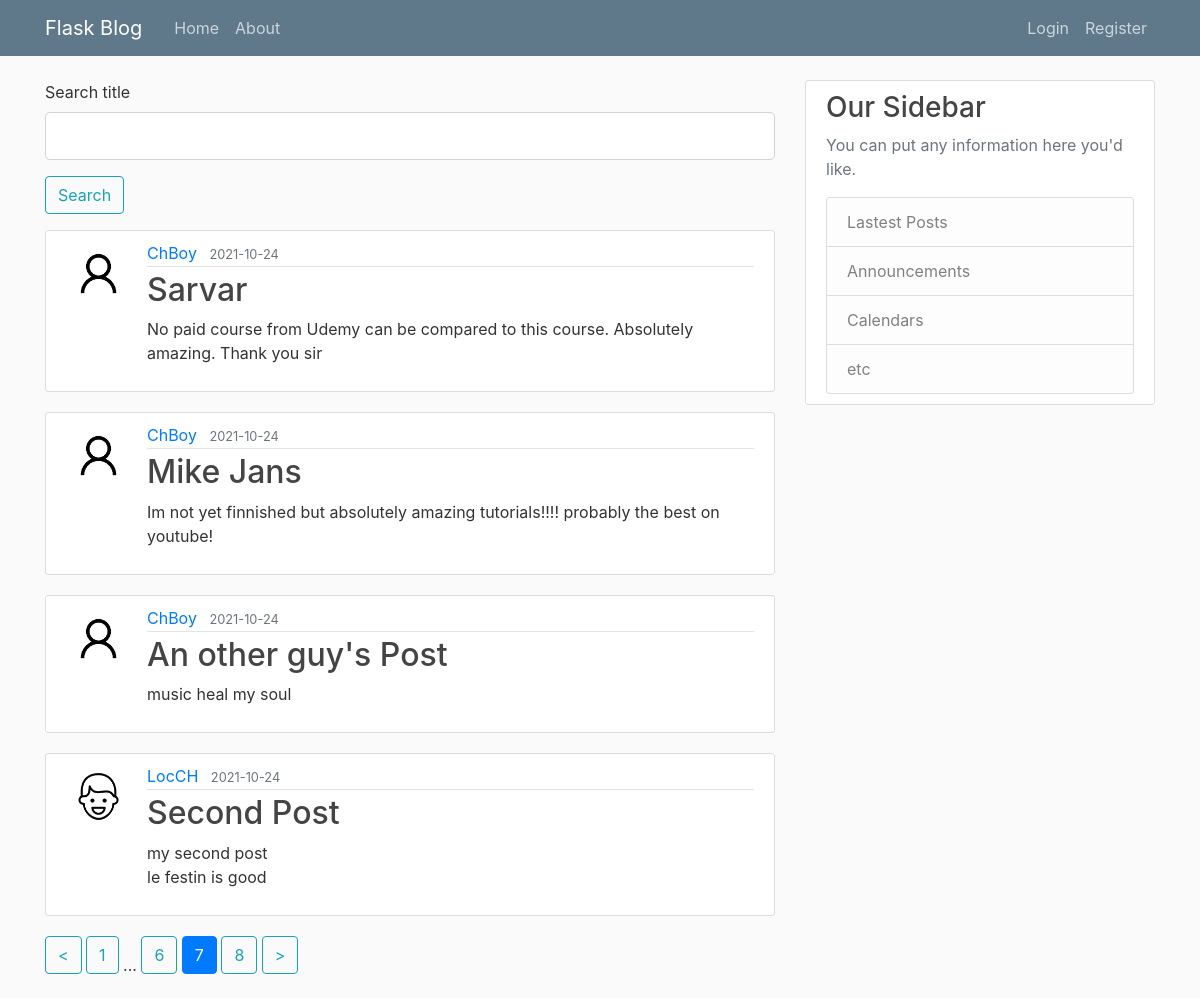
Screenshot of /home?page=7 with the database file from the repository.
### flaskblog/models.py (models this page shows, shortened)
class Post(db.Model):
    id = db.Column(db.Integer,primary_key = True)
    title = db.Column(db.String(100),nullable = False)
    date_posted = db.Column(db.DateTime,nullable = False,default = datetime.utcnow)
    content = db.Column(db.Text,nullable = False)
    user_id = db.Column(db.Integer,db.ForeignKey('user.id'),nullable = False) # reference to the 'user' table

class User(db.Model,UserMixin):
    id = db.Column(db.Integer,primary_key = True)
    username = db.Column(db.String(20),unique = True,nullable = False)
    email = db.Column(db.String(120),unique = True,nullable = False)
    image_file = db.Column(db.String(20),nullable = False,default = 'default.jpg')
    password = db.Column(db.String(60),nullable = True)
    posts = db.relationship('Post',backref ='author',lazy = True)

### flaskblog/main/routes.py (the view)
@main.route("/")
@main.route("/home")
@swag_from('./docs/homePage.yml')
def home():
    page = request.args.get('page',1,type = int) # find in path  page query, default value = 1
    posts = Post.query.order_by(Post.date_posted.desc()).paginate(page = page,per_page = 4) # paginate each page 4 posts
    form = SearchForm() # search form
    return render_template('home.html', posts = posts,form = form),200

### flaskblog/main/forms.py
class SearchForm(FlaskForm):
    keyword = StringField('Search title',validators = [DataRequired()])
    submit = SubmitField('Search')

### flaskblog/templates/home.html
{% extends 'layout.html'%}
{% block content %}
    <form method = 'POST' action = "/search">
        <div class = 'form-group'>
            {{ form.keyword.label(class = 'form-control-label') }}
            {{ form.keyword(class="form-control form-control-lg") }}
        </div>
        <div class = 'form-group'>
            {{ form.submit(class = "btn btn-outline-info") }}
        </div>
    </form>
{% for post in posts.items %}
    <article class='media content-section'>
        <img class = 'rounded-circle article-img' src = "{{url_for('static',filename='profile_pics/' + post.author.image_file)}}">
        <div class='media-body'>
            <div class='article-metadata'>
                <a class='mr-2' href = "{{ url_for('users.user_post',username = post.author.username) }}">{{ post.author.username }}</a>
                <small class='text-muted'>{{ post.date_posted.strftime('%Y-%m-%d') }}</small>
            </div>
            <h2> <a class='article-title' href='/post/{{ post.id }}'>{{ post.title }}</a></h2>
            <p class = 'article-content'>{{ post.content }}</p>
        </div>
    </article>
{% endfor %}
{%if posts.page > 1 %}
    <a class = 'btn btn-outline-info mb-4' href = "{{ url_for('main.home',page = posts.page -1) }}"> < </a>
{% endif %}
{% for page_num in posts.iter_pages(left_edge =1, right_edge=1,left_current=1,right_current=2) %}
    {% if page_num %}
        {% if page_num == posts.page %}
            <a class = 'btn btn-primary mb-4' href = "{{ url_for('main.home',page = page_num) }}">{{page_num}}</a>
        {% else %}
            <a class = 'btn btn-outline-info mb-4' href = "{{ url_for('main.home',page = page_num) }}">{{page_num}}</a>
        {% endif %}
    {% else %}
      ...
    {% endif %}
{% endfor %}
    <a class = 'btn btn-outline-info mb-4' href = "{{ url_for('main.home',page = posts.page +1) }}"> > </a>
{% endblock content%}

### flaskblog/templates/layout.html (shortened to what this page needs)
<!DOCTYPE html>
<html>
    <head>
        <link rel="stylesheet" href="https://maxcdn.bootstrapcdn.com/bootstrap/4.0.0/css/bootstrap.min.css">
        <link rel="stylesheet" type="text/css" href="{{ url_for('static', filename='main.css') }}">
    </head>
    <body>
        <header class="site-header">
            <nav class="navbar navbar-expand-md navbar-dark bg-steel fixed-top">
                <div class="container">
                <a class="navbar-brand mr-4" href="/">Flask Blog</a>
                <div class="collapse navbar-collapse" id="navbarToggle">
                    <div class="navbar-nav mr-auto">
                    <a class="nav-item nav-link" href="/">Home</a>
                    <a class="nav-item nav-link" href="/about">About</a>
                    </div>
                        <div class="navbar-nav">
                        {% if current_user.is_authenticated %}
                            <a class = "nav-item nav-link" href = "/post/new">New Post</a>
                            <a class = "nav-item nav-link" href = "/account">Account</a>
                            <a class = "nav-item nav-link" href = "/logout">Logout</a>
                        {% else%}
                            <a class="nav-item nav-link" href="/login">Login</a>
                            <a class="nav-item nav-link" href="/register">Register</a>
                        {% endif %}
                        </div>
                    </div>
                </div>
            </nav>
        </header>
        <main role='main' class='container'>
            <div class='row'>
                <div class='col-md-8'>
                    {% block content %}
                    {% endblock %}
                </div>
                <div class='col-md-4'>
                    <div class='content-section'>
                    <h3>Our Sidebar</h3>
                    <p class='text-muted'>You can put any information here you'd like.
                        <ul class='list-group'>
                            <li class='list-group-item list-group-item-light'>Lastest Posts</li>
                            <li class='list-group-item list-group-item-light'>Announcements</li>
                            <li class='list-group-item list-group-item-light'>Calendars</li>
                            <li class='list-group-item list-group-item-light'>etc</li>
                        </ul>
                </div>
            </div>
        </main>
    </body>
</html>

### flaskblog/static/main.css (style rules this page uses)
body { background: #fafafa; color: #333333; margin-top: 5rem; }
h1, h2, h3, h4, h5, h6 { color: #444444; }
.bg-steel { background-color: #5f788a; }
.site-header .navbar-nav .nav-link { color: #cbd5db; }
.content-section { background: #ffffff; padding: 10px 20px; border: 1px solid #dddddd; border-radius: 3px; margin-bottom: 20px; }
.article-title { color: #444444; }
.article-content { white-space: pre-line; }
.article-img { height: 65px; width: 65px; margin-right: 16px; }
.article-metadata { padding-bottom: 1px; margin-bottom: 4px; border-bottom: 1px solid #e3e3e3 }

### rows the page displays
Post: image_file (placeholder picture), author.username "ChBoy", date_posted "2021-10-24", title "Sarvar", content "No paid course from Udemy can be compared to this course. Absolutely amazing. Thank you sir"
Post: image_file (placeholder picture), author.username "ChBoy", date_posted "2021-10-24", title "Mike Jans", content "Im not yet finnished but absolutely amazing tutorials!!!! probably the best on youtube!"
Post: image_file (placeholder picture), author.username "ChBoy", date_posted "2021-10-24", title "An other guy's Post", content "music heal my soul"
Post: image_file (picture), author.username "LocCH", date_posted "2021-10-24", title "Second Post", content "my second post le festin is good"

### other values shown
{{ page_num }} "1" "6" "8"
{{ page_num }} "7"
